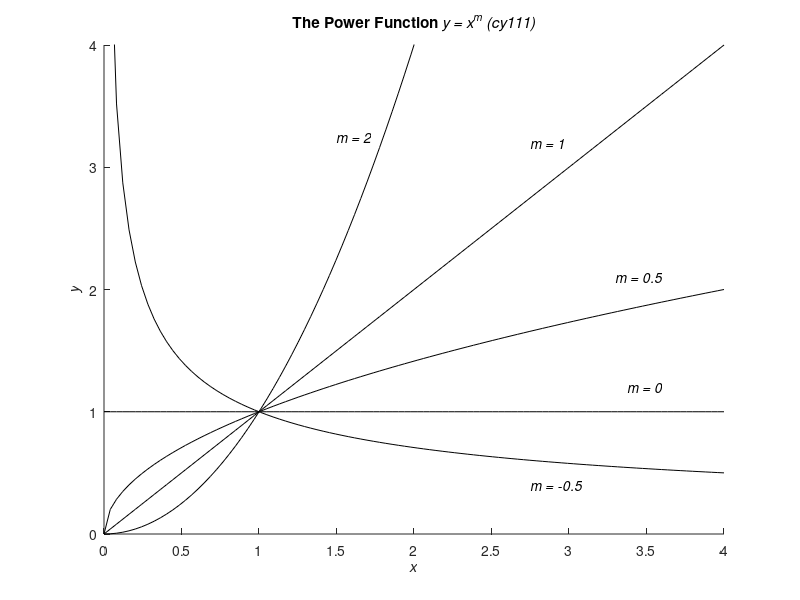

Recreate this plot in MATLAB.
%[ExponentialsGraph.m]
%[Cemal Yagcioglu]
%[October 2,2016]-
% I have adhered to all the tenets of the 
% Duke Community Standard in creating this code.
% Signed: [cy111]
x = linspace(0,4);

for m=[-0.5,0,0.5,1,2]
    axis([0,4,0,4])
    hold on
    y=x.^m;
    xticks([0 0.5 1 1.5 2 2.5 3 3.5 4])
    plot(x,y,'k')
        
    
end
hold off
 text(2.75,0.4,'\it{m} = -0.5')
 text(3.38,1.2,'\it{m} = 0')
 text(3.3,2.1,'\it{m} = 0.5')
 text(2.75,3.2,'\it{m} = 1')
 text(1.5,3.25,'\it{m} = 2')
 xlabel('\it{x}')
 ylabel('\it{y}')
 title('The Power Function \it{y = x^m} (cy111)')
 
 print -depsc ThePowerFunctionPlot
 
